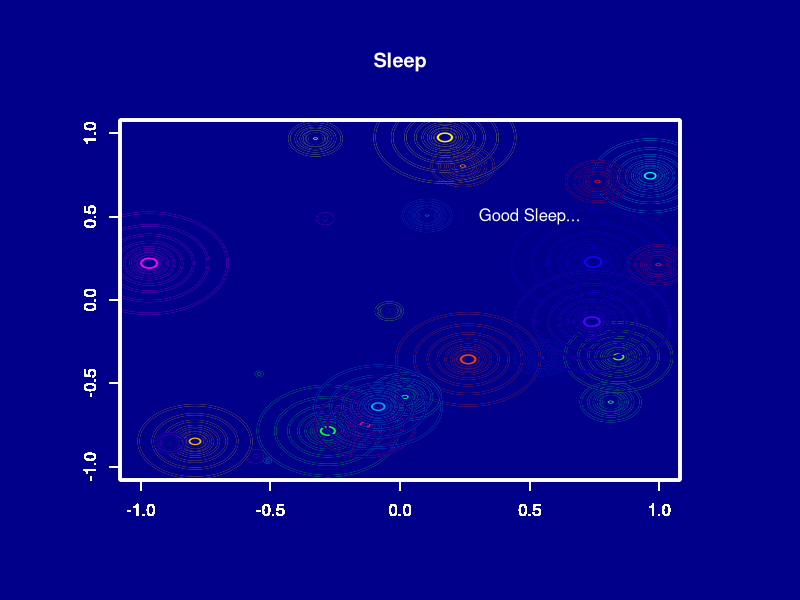

Reproduce this figure in R.
# moving pictures demo 3, sleep

n <- 25
sec <- 0.1
theta <- pi/6

par(mar=rep(6,4),bg="darkblue",col.axis="white",col.lab="white",fg="white",lwd=2)
# par(mar=rep(6,4),bg="white",col.axis="darkblue",col.lab="darkblue",fg="darkblue",lwd=2)
color <- sample(rainbow(n))
x <- 0
y <- 0
plot(x,y,type="n",xlim=c(-1,1),ylim=c(-1,1),xlab="",ylab="",main="Sleep",col.main="White")
circle <- seq(0,2*pi,pi/36)

for (i in 1:n){
r <- 0.5
x.circle <- cos(circle)
y.circle <- sin(circle)
center <- runif(2,-1,1)
radius <- r*runif(n,0,1)
rr <- radius[i]
for (j in 1:9){
    r1 <- rr
#   rr <- rr*(10-j)/(11-j)
    rr <- rr*0.75
    par(new=T)
    plot(center[1]+rr*x.circle,center[2]+rr*y.circle,xlim=c(-1,1),ylim=c(-1,1),type="l",xlab="",ylab="",col=color[i])
    Sys.sleep(sec)
    if(j > 1) {
       par(new=T)
       plot(center[1]+r1*x.circle,center[2]+r1*y.circle,xlim=c(-1,1),ylim=c(-1,1),type="l",xlab="",ylab="",col="darkblue")
    }
    Sys.sleep(sec)
}
}
text(0.5,0.5,"Good Sleep...")
# end
